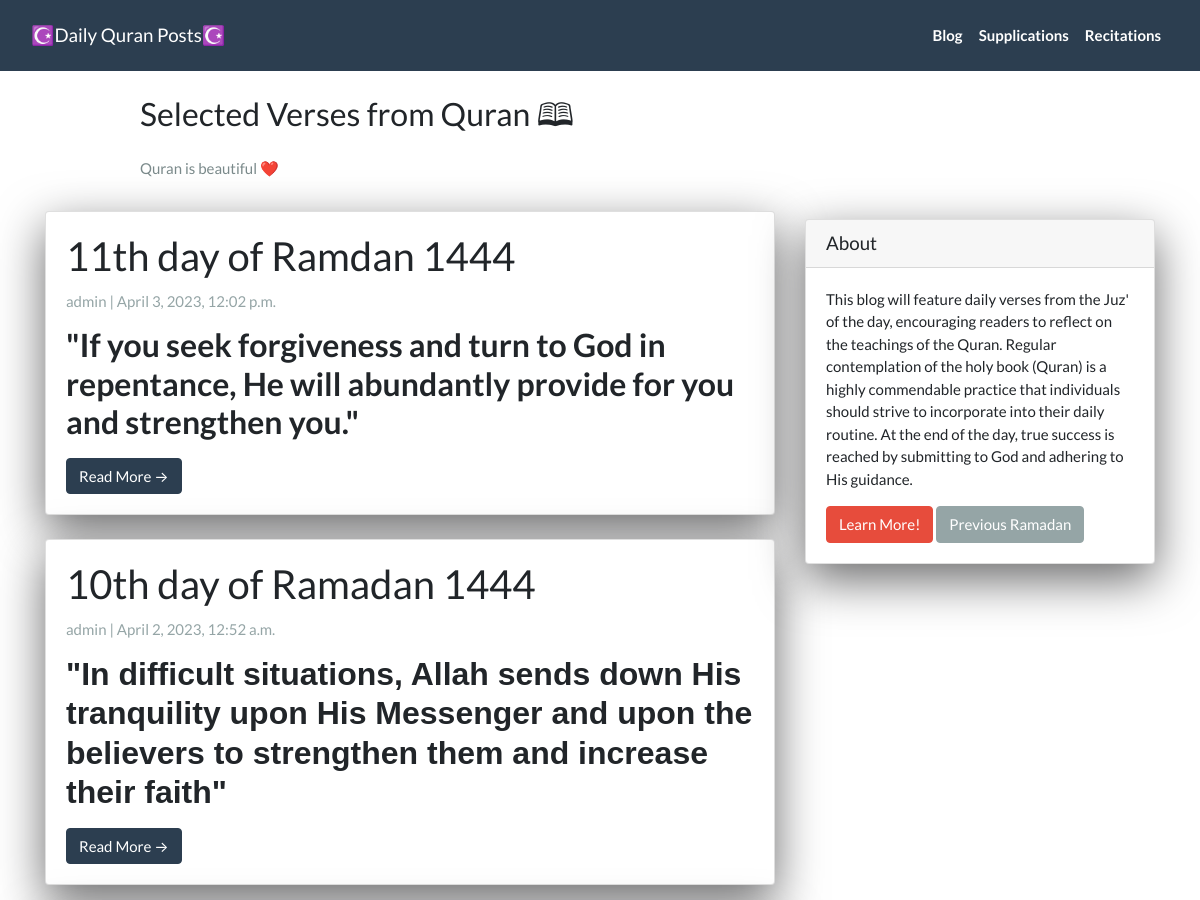
The app's page / (upper part), older data.
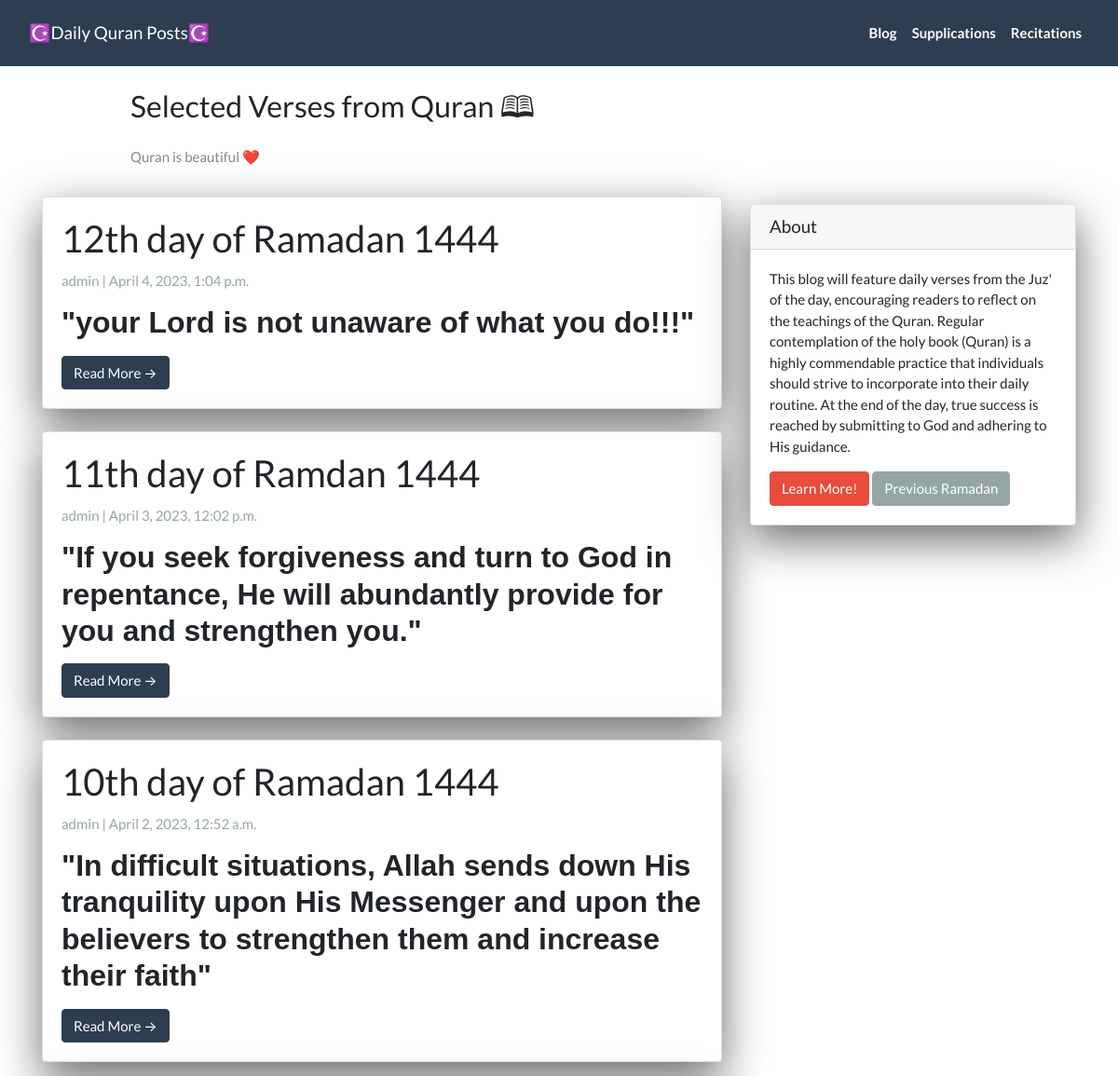
The same page, newer data.
### App/models.py (models this page shows, shortened)
class Post(models.Model):
  title =  models.CharField(max_length=200, unique=True)
  slug =   models.SlugField(max_length=200, unique=True)
  author = models.ForeignKey(User, on_delete=models.CASCADE, related_name='blog_posts')
  created_on = models.DateTimeField(auto_now_add=True)
  updated_on = models.DateTimeField(auto_now=True)
  summary = RichTextField(blank=True, null=True)
  content = RichTextField(blank=True, null=True)
  video_link = EmbedVideoField(blank=True, null=True)
  status = models.IntegerField(choices=STATUS, default=0)
  class Meta:
    ordering = ['-created_on']

### App/views.py (the view)
# urls.py: path('',                PostList.as_view(),           name="home"),
class PostList(generic.ListView):
  queryset = Post.objects.filter(status=1).order_by('-created_on')
  template_name = 'index.html'

### App/templates/index.html (shortened to what this page needs)
{% extends "base.html" %}
{% block content %}
<header class="masthead">
  <div class="container">
    <div class="row">
      <div class=" col-md-8 col-md-10 mx-auto">
        <div class="site-heading">
          <h3 class=" site-heading my-4 mt-3 text-black">Selected Verses from Quran 🕮 </h3>
          <p class="text-dark">Quran is beautiful ❤️</p>
        </div>
      </div>
    </div>
  </div>
</header>
<div class="container">
  <div class="row">
    <div class="col-md-8 mt-3 left">
      {% for post in post_list %}
      <div class="card mb-4">
        <div class="card-body">
          <h2 class="card-title">{{ post.title }}</h2>
          <p class="card-text text-muted h6">{{ post.author }} | {{ post.created_on}} </p>
          <p class="card-text">{{post.summary | safe}}</p>
          <a href="{% url 'post_detail' post.slug  %}" class="btn btn-primary">Read More &rarr;</a>
        </div>
      </div>
      {% endfor %}
    </div>
    {% block sidebar %}
    {% include 'sidebar.html' %}
    {% endblock sidebar %}
  </div>
</div>
{%endblock%}

### App/templates/base.html (shortened to what this page needs)
<!DOCTYPE html>
<html>
<head>
  <link rel="stylesheet" href="https://stackpath.bootstrapcdn.com/bootswatch/4.5.2/flatly/bootstrap.min.css">
</head>
<body>
  <nav class="navbar navbar-expand-lg navbar-dark bg-primary" id="mainNav">
    <div class="container-fluid">
      <a class="navbar-brand" href="{% url 'home' %}">☪️Daily Quran Posts☪️</a>
      <div class="collapse navbar-collapse" id="navbarResponsive">
        <ul class="navbar-nav ml-auto">
          <li class="nav-item text-black">
            <a class="nav-link text-black font-weight-bold" href="{% url 'blog' %}">Blog</a>
          </li>
          <li class="nav-item text-black">
            <a class="nav-link text-black font-weight-bold" href="{% url 'supplications' %}">Supplications</a>
          </li>
          <li class="nav-item text-black">
            <a class="nav-link text-black font-weight-bold" href="{% url 'recitations' %}">Recitations</a>
          </li>
        </ul>
      </div>
    </div>
  </nav>
  {% block content %}{% endblock content %}
</body>
</html>

### App/templates/sidebar.html (shortened to what this page needs)
{% block sidebar %}
<div class="col-md-4 float-right ">
  <div class="card my-4">
    <h5 class="card-header">About</h5>
    <div class="card-body">
      <p class="card-text">This blog will feature daily verses from the Juz' of the day, encouraging readers to reflect on the teachings of the Quran.  Regular contemplation of the holy book (Quran) is a highly commendable practice that individuals should strive to incorporate into their daily routine.  At the end of the day, true success is reached by submitting to God and adhering to His guidance.</p>
      <a href="https://www.altafsir.com/Languages.asp?LanguageID=2" target="_blank" class="btn btn-danger">Learn More!</a>
      <a href="https://alquran.blog" target="_blank" class="btn btn-secondary">Previous Ramadan</a>
    </div>
  </div>
</div>
{% endblock sidebar %}

### App/templates/sidebar.html (style rules this page uses)
.card { box-shadow: 0 16px 48px #6a6a6b; }

Row changes from the older to the newer data that the page shows:
added Post: title "12th day of Ramadan 1444", author "admin", created_on "April 4, 2023, 1:04 p.m.", summary "\"your Lord is not unaware of what you do!!!\""
